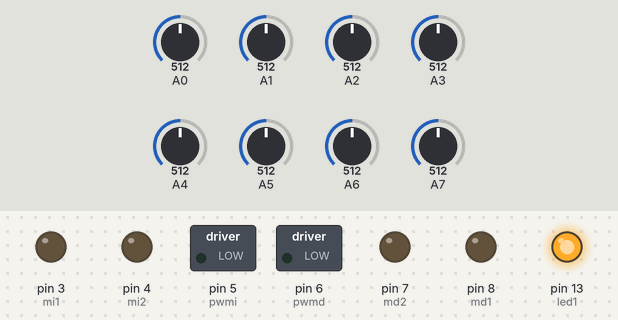
A sketch run on a simulated Arduino Nano, built with avr-gcc and run on an emulated ATmega328P. Shown: switched loads named in the sketch (green lamp = pin HIGH), output pins drawn as LEDs (lit = HIGH). Inputs (shaded band) come from the test bench; at power-on: A0 = 512, A1 = 512, A7 = 512, A5 = 512, A6 = 512, A2 = 512, A3 = 512, A4 = 512. What the sketch prints to the serial monitor is not drawn.

Above: at 0.5 s.
At 11.8 s:
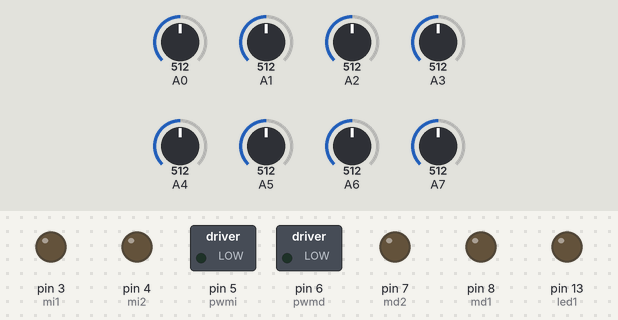
11.9 s: A0 set to 508
At 14.6 s:
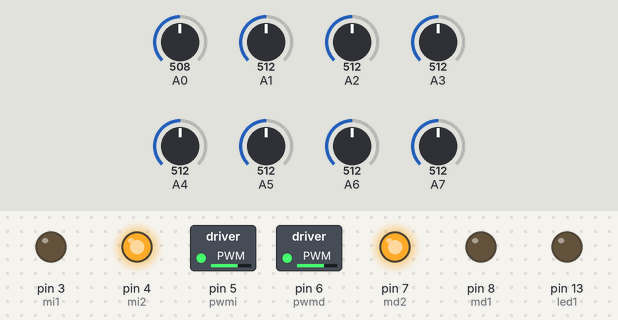
14.9 s: A1 set to 390
17.9 s: A7 set to 390
20.9 s: A5 set to 390
23.9 s: A6 set to 30
26.9 s: A2 set to 30
Timing chart, 0 to 30.9 s (numbered marks = the images above; inputs shaded):
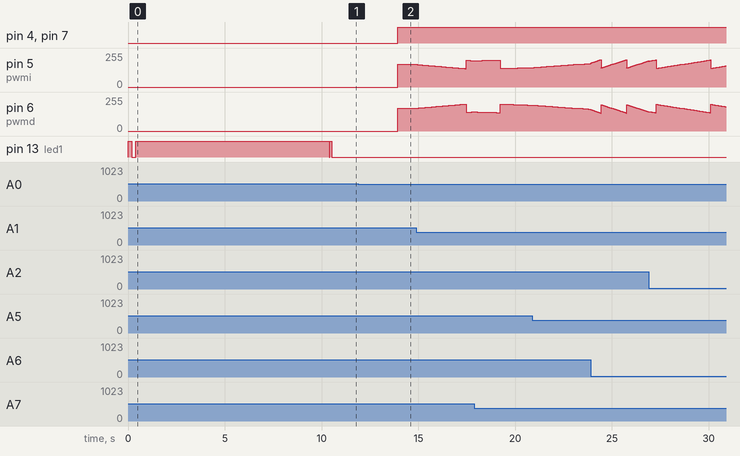

The sketch:

main.ino
```cpp
#include <QTRSensors.h>

#define btn1      0
#define btn2      1
#define led1      13

#define led_on    9   //~
#define mi1       3
#define mi2       4
#define pwmi      5   //~
#define md1       8
#define md2       7
#define pwmd      6   //~


#define NUM_SENSORS             8  // number of sensors used
#define NUM_SAMPLES_PER_SENSOR  1 // average 4 analog samples per sensor reading
#define EMITTER_PIN             9   // emitter is controlled by digital pin 2

QTRSensors qtra;
uint16_t sensorValues[NUM_SENSORS];
int proporcional=0;
int derivativo=0;
int integral=0;
int salida_pwm=0;
int proporcional_pasado=0;
int16_t  position;

////////////////////Parametros PID/////////////////////////////////
// Khai báo tốc độ ban đầu
int velocidad=170;
// chọn 1 trong 3 bộ pid với mỗi bộ sẽ cho 1 chất lượng điều khiển khác nhau
//float KP=0.18, KD=4, KI=0.01;
float KP=0.01, KD=0.15 , KI=0.001;
//float KP=0.2, KD=0.0435 , KI=0.00018;
///////////////////////////////////////////////////////

/////////////////parametros de sensado/////////////////////////////
int linea= 0; //0 linea negra, 1 para linea blanca
int flanco_color=  0 ;
int en_linea=  500 ;
int ruido= 30;
/////////////////////////////////////////////////////////
int boton1=7;
int boton2=7;

void setup()
{
    // Tùy loại cảm biến sử dụng thì khai báo theo loại cảm biến đó
    qtra.setTypeAnalog();
    qtra.setSensorPins((const uint8_t[]){A7,A6,A5,A4,A3,A2,A1,A0}, NUM_SENSORS);
    qtra.setEmitterPin(9);
    pinMode(led1,OUTPUT);
    pinMode(led_on,OUTPUT);
    pinMode(mi1,OUTPUT);
    pinMode(mi2,OUTPUT);
    pinMode(pwmi,OUTPUT);
    pinMode(md1,OUTPUT);
    pinMode(md2,OUTPUT);
    pinMode(pwmd,OUTPUT);

digitalWrite(led1,HIGH);
delay(200);
digitalWrite(led1,LOW);
delay(200);

digitalWrite(led1, HIGH);    // turn on Arduino's LED to indicate we are in calibration mode
  for (int i = 0; i < 400; i++)  // make the calibration take about 10 seconds
  {
    qtra.calibrate();       // reads all sensors 10 times at 2.5 ms per six sensors (i.e. ~25 ms per call)
  }
  digitalWrite(led1, LOW);     // turn off Arduino's LED to indicate we are through with calibration
  Serial.begin(115200);
   //Serial.println();

   while(true)
   {
      botones();
      if(boton2==0)
      {
        delay(20);
        digitalWrite(led1,HIGH);
        delay(100);
        digitalWrite(led1,LOW);
        delay(100);
        break;
      }
   }

//Serial.begin(115200);
//bt.println("Hello, world?");

}

void loop()
{
  pid(1,velocidad,KP,KI,KD);
  frenos_contorno(600);

 Serial.println(position);
 delay(2);
}

void pid(int linea, int velocidad, float Kp, float Ki, float Kd)
{
   position = qtra.readLineWhite(sensorValues);

  // Serial.println(position);
  proporcional =  3500 - position; // set point es 3500, asi obtenemos el error
  integral=integral + proporcional_pasado; //obteniendo integral
  derivativo = (proporcional - proporcional_pasado); //obteniedo el derivativo
  int ITerm=integral*KI;
  if(ITerm>=255) ITerm=255;
  if(ITerm<=-255) ITerm=-255;
  salida_pwm =( proporcional * KP ) + ( derivativo * KD )+(ITerm);

  if (  salida_pwm >velocidad )  salida_pwm = velocidad; //limitamos la salida de pwm
  if ( salida_pwm  <-velocidad )  salida_pwm = -velocidad;

  if (salida_pwm < 0)
 {
    int der=velocidad-salida_pwm; //(+)
    int izq=velocidad+salida_pwm;  //(-)
    if(der>=255)der=255;
    if(izq<=0)izq=0;
    motores(izq, der);
 }
 if (salida_pwm >0)
 {
  int der=velocidad-salida_pwm; //(-)
  int izq=velocidad+salida_pwm; //(+)

  if(izq >= 255) izq=255;
  if(der <= 0) der=0;
  motores(izq ,der );
 }

 proporcional_pasado = proporcional;
}


void frenos_contorno(int flanco_comparacion)
{
    if (position >=6990 ) // NEU XE LECH PHAI
    {
      while(true)
      {
        digitalWrite(led1,HIGH);
        motores(60,-125);
        qtra.read(sensorValues); //lectura en bruto de sensor
        if ( sensorValues[0]<flanco_comparacion || sensorValues[1]<flanco_comparacion || sensorValues[2]<flanco_comparacion
        || sensorValues[3]<flanco_comparacion || sensorValues[4]<flanco_comparacion || sensorValues[5]<flanco_comparacion
        || sensorValues[6]<flanco_comparacion || sensorValues[7]<flanco_comparacion)
        {
          break;
        }

      }
    }

    if (position<=10) // NEU XE LECH TRAI
    {
      while(true)
      {
        digitalWrite(led1,HIGH);
        motores(-125,60 );
        qtra.read(sensorValues);
        if (sensorValues[7]<flanco_comparacion || sensorValues[6]<flanco_comparacion||
        sensorValues[5]<flanco_comparacion || sensorValues[4]<flanco_comparacion || sensorValues[3]<flanco_comparacion
        || sensorValues[2]<flanco_comparacion || sensorValues[1]<flanco_comparacion|| sensorValues[0]<flanco_comparacion)
        {
          break;
        }
      }
  }
  digitalWrite(led1,LOW);
}

void motores(int motor_izq, int motor_der)
{
  if ( motor_izq >= 0 )
  {
    digitalWrite(mi1,LOW);
    digitalWrite(mi2,HIGH);
    analogWrite(pwmi,motor_izq);
  }
  else
  {
    digitalWrite(mi1,HIGH);
    digitalWrite(mi2,LOW);
    motor_izq = motor_izq*(-1);
    analogWrite(pwmi,motor_izq);
  }

  if ( motor_der >= 0 )
  {
    digitalWrite(md1,LOW);
    digitalWrite(md2,HIGH);
    analogWrite(pwmd,motor_der);
  }
  else
  {
    digitalWrite(md1,HIGH);
    digitalWrite(md2,LOW);
    motor_der= motor_der*(-1);
    analogWrite(pwmd,motor_der);
  }
}

void botones()
{
    boton1=digitalRead(btn2);
    boton2=digitalRead(btn1);
}
```

Measured:
- the behaviour switches between 509 and 508 on A0 (found by bisection; images 1 and 2)
- after the input at 11.9 s, pin 4 (mi2), pin 7 (md2): LOW → HIGH after 2.0 s; pin 5 (pwmi): 0/255 → 169/255 after 2.0 s; pin 6 (pwmd): 0/255 → 171/255 after 2.0 s
